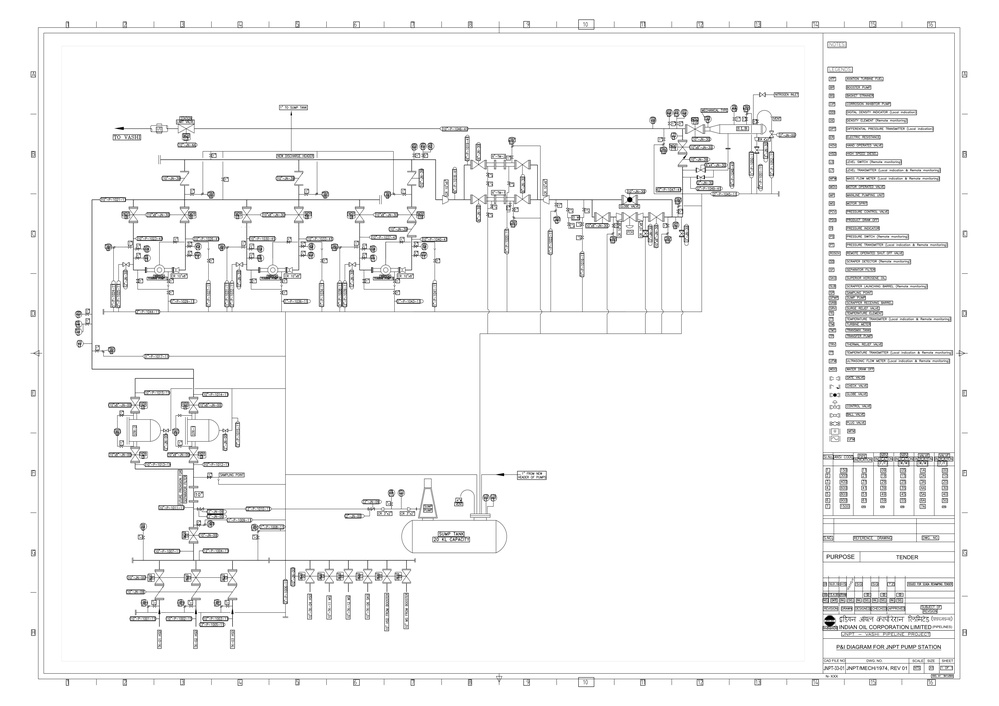
#> input picture Image processing/jnpt.jpg, 999 x 706 px, shrunk from 6623 x 4678 before the run
$ jupyter execute FindComponents.ipynb
#> lines starting #> are read from the running program, lines starting #| are printed output that depends on the picture; after the words box and inside, x2 and y2 are one past the last pixel; in counts of white or black regions, pixels touching at a corner belong together
[cell 1]
import os
import cv2
import numpy as np
from lxml import etree
import glob, os
from pathlib import Path

components=[]
for component in glob.glob(os.path.join('components', '*.jpg')):
    components.append(component)
components

[cell 2]
img = cv2.imread("jnpt.jpg")
#> img is the input picture: shape (706, 999, 3); min 0, max 255, mean 245.6
gray_img = cv2.cvtColor(img, cv2.COLOR_BGR2GRAY)
allComponents={}
for component in components:
    template = cv2.imread(component, cv2.IMREAD_GRAYSCALE)
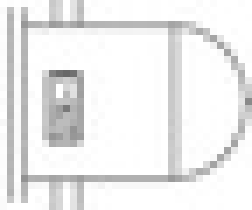
#> input picture Image processing/components/JNPT_BASKET_STRAINER.jpg, 36 x 30 px, shrunk from 237 x 197 before the run (shown 7 times larger)
#> template is the input picture: shape (30, 36); min 104, max 255, mean 236.6
    w, h = template.shape[::-1]
#> w = 36; h = 30

    fileName = Path(component).stem
    print(fileName)

    result = cv2.matchTemplate(gray_img, template, cv2.TM_CCOEFF_NORMED)
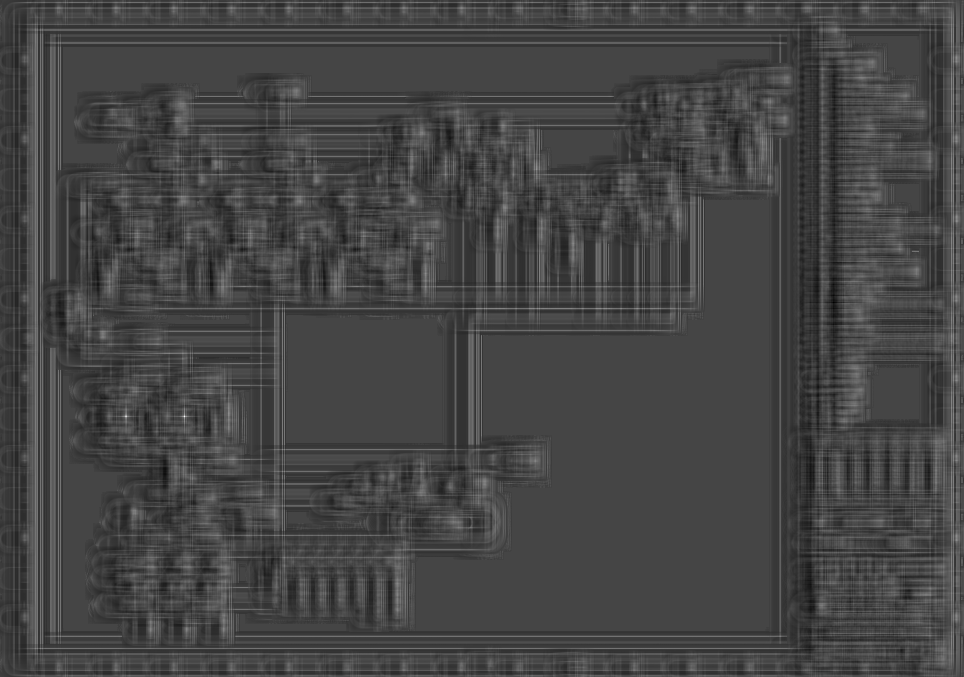
#> result: shape (677, 964) float32; min -0.368, max 0.988, mean -0.000206; drawn with min black and max white

    loc = np.where(result >= 0.6)
#> loc = ([415, 416, 416, 416], [184, 125, 126, 184])

    coordiantes = []

    for pt in zip(*loc[::-1]):
        coordiantes.append(pt)
#> this loop made 4 passes
#> pt on passes 1 to 4: (184, 415), (125, 416), (126, 416), (184, 416)
#> after the loop, coordiantes = [(184, 415), (125, 416), (126, 416), (184, 416)]
    midPoints = []
    mask = np.zeros(img.shape[:2], np.uint8)
    for pt in coordiantes:
        if mask[int(pt[1]) + int(h/2), int(pt[0]) + int(w/2)] != 255:
            mask[pt[1]:pt[1]+h, pt[0]:pt[0]+w] = 255
            cv2.rectangle(img, pt, (pt[0] + w, pt[1] + h), (0,255,0), 2)
            xAxis = int((pt[0] + pt[0] + w)/2)
            yAxis = int((pt[1] + pt[1] + h)/2)
            midPoints.append((xAxis, yAxis))
#> this loop made 4 passes
#> (pt, xAxis, yAxis) on passes 1 to 2: ((184, 415), 202, 430), ((125, 416), 143, 431)
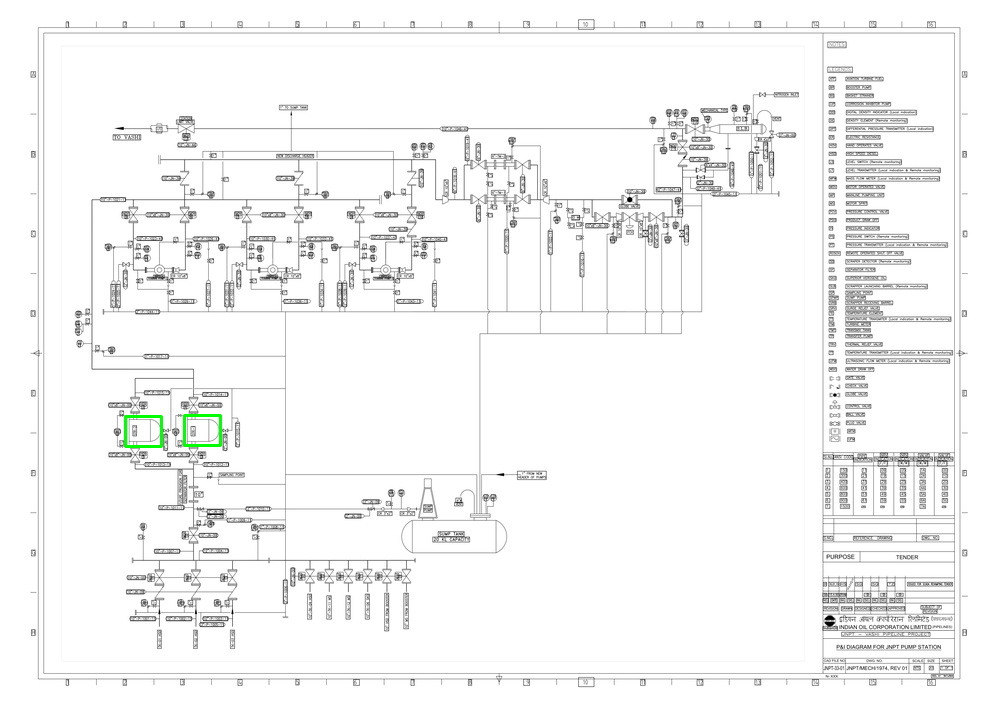
#> img: shape (706, 999, 3); 0.11% of pixels changed, all inside (x1, y1, x2, y2) = (124, 414, 222, 448)
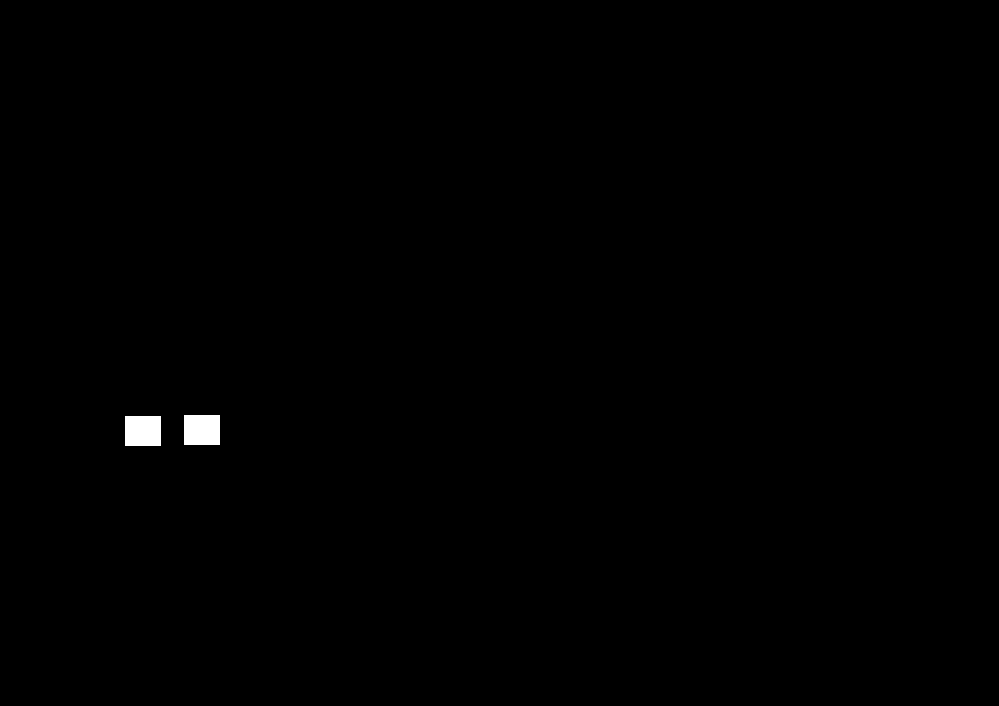
#> mask: shape (706, 999); 0.31% white; 2 white regions, box (x1, y1, x2, y2) and area: (184, 415, 220, 445) 1080, (125, 416, 161, 446) 1080
#> after the loop, midPoints = [(202, 430), (143, 431)]
    cv2.imwrite("output/DetectedImage.jpg", img)
    allComponents[fileName] = midPoints

[cell 3]
# [12 lines left out: function JNPT_VLV_HOV, not called in this run]

def JNPT_BASKET_STRAINER(listOfMidPoints):
    for x in range(len(listOfMidPoints)):
        child = etree.SubElement(root, 'symbolInstance.JNPT_BASKET_STRAINER', type="componentData")
        subchild_ip = etree.SubElement(child, 'htmlId').text="210"
        subchild_ip = etree.SubElement(child, 'config', type="graphicInfo")
        subchild_ip = etree.SubElement(child, 'x').text = str(listOfMidPoints[x][0])
        subchild_ip = etree.SubElement(child, 'y').text = str(listOfMidPoints[x][1])
        subchild_ip = etree.SubElement(child, 'left').text = str(0.0)#str(coordiantes[x][0])
        subchild_ip = etree.SubElement(child, 'top').text = str(0.0)#str(coordiantes[x][1])
        subchild_ip = etree.SubElement(child, 'right').text = str(0.0)#str(coordiantes[x][0]+w)
        subchild_ip = etree.SubElement(child, 'bottom').text = str(0.0)#str(coordiantes[x][1]+h)
    return etree.ElementTree(root)

# [66 lines left out: functions JNPT_PUMP_STATIC, JNPT_DENSITY_METER_STATIC, JNPT_SUMP_TANK_STATIC, JNPT_SCRAPPER_BARRELL_STATIC, JNPT_SUMPPUMP_STATIC, not called in this run]

[cell 4]
root = etree.Element("symbolInstance")
doc = etree.ElementTree(root)

for i in allComponents:
    eval(i)(allComponents[i])
#> this loop made 1 pass
#> i on pass 1: 'JNPT_BASKET_STRAINER'

tree = etree.ElementTree(root)
tree.write('output/TestXML.xml', pretty_print=True, xml_declaration=True,   encoding="utf-8")

print(etree.tostring(root))
